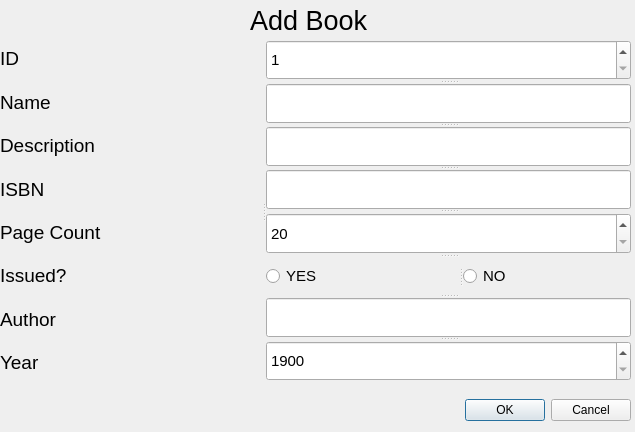
<?xml version="1.0" encoding="UTF-8"?>
<ui version="4.0">
 <class>add_book_dialog</class>
 <widget class="QDialog" name="add_book_dialog">
  <property name="geometry">
   <rect>
    <x>0</x>
    <y>0</y>
    <width>635</width>
    <height>432</height>
   </rect>
  </property>
  <property name="windowTitle">
   <string>Add Book</string>
  </property>
  <widget class="QDialogButtonBox" name="buttonBox">
   <property name="geometry">
    <rect>
     <x>290</x>
     <y>380</y>
     <width>341</width>
     <height>61</height>
    </rect>
   </property>
   <property name="orientation">
    <enum>Qt::Horizontal</enum>
   </property>
   <property name="standardButtons">
    <set>QDialogButtonBox::Cancel|QDialogButtonBox::Ok</set>
   </property>
  </widget>
  <widget class="QLabel" name="label">
   <property name="geometry">
    <rect>
     <x>250</x>
     <y>0</y>
     <width>211</width>
     <height>41</height>
    </rect>
   </property>
   <property name="font">
    <font>
     <pointsize>20</pointsize>
    </font>
   </property>
   <property name="text">
    <string>Add Book</string>
   </property>
  </widget>
  <widget class="QSplitter" name="splitter_3">
   <property name="geometry">
    <rect>
     <x>0</x>
     <y>40</y>
     <width>631</width>
     <height>341</height>
    </rect>
   </property>
   <property name="font">
    <font>
     <pointsize>11</pointsize>
    </font>
   </property>
   <property name="orientation">
    <enum>Qt::Horizontal</enum>
   </property>
   <widget class="QWidget" name="layoutWidget">
    <layout class="QVBoxLayout" name="verticalLayout">
     <item>
      <widget class="QLabel" name="label_2">
       <property name="font">
        <font>
         <pointsize>14</pointsize>
        </font>
       </property>
       <property name="text">
        <string>ID</string>
       </property>
      </widget>
     </item>
     <item>
      <widget class="QLabel" name="label_3">
       <property name="font">
        <font>
         <pointsize>14</pointsize>
        </font>
       </property>
       <property name="text">
        <string>Name</string>
       </property>
      </widget>
     </item>
     <item>
      <widget class="QLabel" name="label_10">
       <property name="font">
        <font>
         <pointsize>14</pointsize>
        </font>
       </property>
       <property name="text">
        <string>Description</string>
       </property>
      </widget>
     </item>
     <item>
      <widget class="QLabel" name="label_5">
       <property name="font">
        <font>
         <pointsize>14</pointsize>
        </font>
       </property>
       <property name="text">
        <string>ISBN</string>
       </property>
      </widget>
     </item>
     <item>
      <widget class="QLabel" name="label_6">
       <property name="font">
        <font>
         <pointsize>14</pointsize>
        </font>
       </property>
       <property name="text">
        <string>Page Count</string>
       </property>
      </widget>
     </item>
     <item>
      <widget class="QLabel" name="label_7">
       <property name="font">
        <font>
         <pointsize>14</pointsize>
        </font>
       </property>
       <property name="text">
        <string>Issued?</string>
       </property>
      </widget>
     </item>
     <item>
      <widget class="QLabel" name="label_8">
       <property name="font">
        <font>
         <pointsize>14</pointsize>
        </font>
       </property>
       <property name="text">
        <string>Author</string>
       </property>
      </widget>
     </item>
     <item>
      <widget class="QLabel" name="label_9">
       <property name="font">
        <font>
         <pointsize>14</pointsize>
        </font>
       </property>
       <property name="text">
        <string>Year</string>
       </property>
      </widget>
     </item>
    </layout>
   </widget>
   <widget class="QSplitter" name="splitter_2">
    <property name="font">
     <font>
      <pointsize>11</pointsize>
     </font>
    </property>
    <property name="orientation">
     <enum>Qt::Vertical</enum>
    </property>
    <widget class="QSpinBox" name="id_input">
     <property name="enabled">
      <bool>true</bool>
     </property>
     <property name="font">
      <font>
       <pointsize>11</pointsize>
      </font>
     </property>
     <property name="minimum">
      <number>1</number>
     </property>
     <property name="maximum">
      <number>500</number>
     </property>
    </widget>
    <widget class="QLineEdit" name="name_input">
     <property name="font">
      <font>
       <pointsize>11</pointsize>
      </font>
     </property>
    </widget>
    <widget class="QLineEdit" name="description_input">
     <property name="font">
      <font>
       <pointsize>11</pointsize>
      </font>
     </property>
    </widget>
    <widget class="QLineEdit" name="isbn_input">
     <property name="font">
      <font>
       <pointsize>11</pointsize>
      </font>
     </property>
    </widget>
    <widget class="QSpinBox" name="page_count_input">
     <property name="font">
      <font>
       <pointsize>11</pointsize>
      </font>
     </property>
     <property name="minimum">
      <number>20</number>
     </property>
     <property name="maximum">
      <number>800</number>
     </property>
    </widget>
    <widget class="QSplitter" name="splitter">
     <property name="font">
      <font>
       <pointsize>11</pointsize>
      </font>
     </property>
     <property name="orientation">
      <enum>Qt::Horizontal</enum>
     </property>
     <widget class="QRadioButton" name="yes">
      <property name="text">
       <string>YES</string>
      </property>
     </widget>
     <widget class="QRadioButton" name="no">
      <property name="font">
       <font>
        <pointsize>11</pointsize>
       </font>
      </property>
      <property name="text">
       <string>NO</string>
      </property>
     </widget>
    </widget>
    <widget class="QLineEdit" name="author_input">
     <property name="font">
      <font>
       <pointsize>11</pointsize>
      </font>
     </property>
    </widget>
    <widget class="QSpinBox" name="year_input">
     <property name="font">
      <font>
       <pointsize>11</pointsize>
      </font>
     </property>
     <property name="minimum">
      <number>1900</number>
     </property>
     <property name="maximum">
      <number>2020</number>
     </property>
    </widget>
   </widget>
  </widget>
 </widget>
 <resources/>
 <connections>
  <connection>
   <sender>buttonBox</sender>
   <signal>accepted()</signal>
   <receiver>add_book_dialog</receiver>
   <slot>accept()</slot>
   <hints>
    <hint type="sourcelabel">
     <x>248</x>
     <y>254</y>
    </hint>
    <hint type="destinationlabel">
     <x>157</x>
     <y>274</y>
    </hint>
   </hints>
  </connection>
  <connection>
   <sender>buttonBox</sender>
   <signal>rejected()</signal>
   <receiver>add_book_dialog</receiver>
   <slot>reject()</slot>
   <hints>
    <hint type="sourcelabel">
     <x>316</x>
     <y>260</y>
    </hint>
    <hint type="destinationlabel">
     <x>286</x>
     <y>274</y>
    </hint>
   </hints>
  </connection>
 </connections>
</ui>
